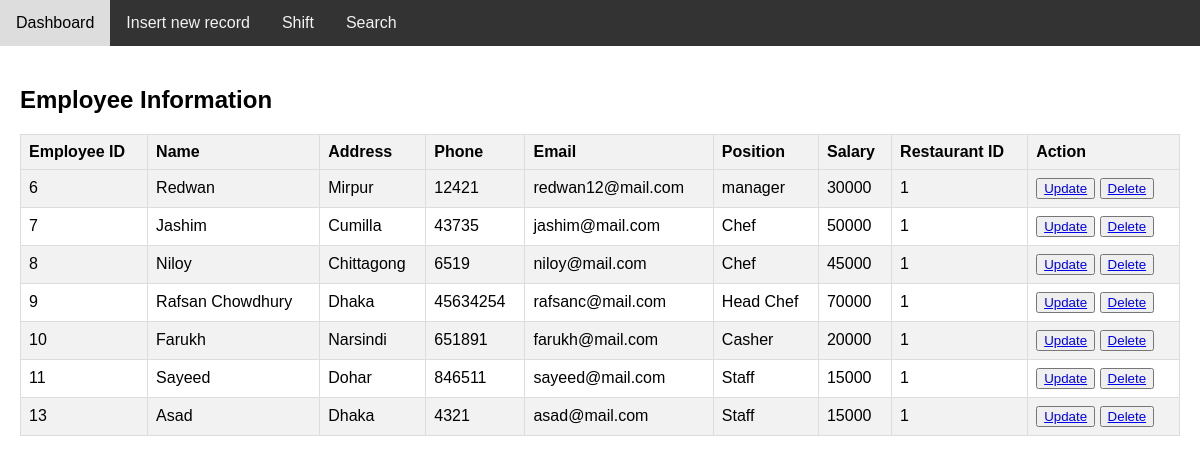
Screenshot of /Restaurant/employee/employee_table.php (signed in) with the database file from the repository.
### tables this page shows
CREATE TABLE `employee` (
  `Employee_ID` int(10) NOT NULL,
  `Name` varchar(20) DEFAULT NULL,
  `Address` varchar(100) DEFAULT NULL,
  `Phone` int(11) DEFAULT NULL,
  `Email` varchar(25) DEFAULT NULL,
  `Position` varchar(15) DEFAULT NULL,
  `salary` int(11) DEFAULT NULL,
  `Restaurant_ID` int(10) NOT NULL
);

### Restaurant/employee/employee_table.php (the view, shortened to what this page needs)
<!DOCTYPE html>
<html>
<head>
    <link rel="stylesheet" type="text/css" href="employee_table.css">
    <link rel="stylesheet" href="https://cdnjs.cloudflare.com/ajax/libs/font-awesome/4.7.0/css/font-awesome.min.css">
</head>
<body>
<div class="topnav">
  <a href="http://localhost/dbdine/Restaurant/r_dashboard/r_dashboard.php">Dashboard</a>
  <a href="http://localhost/dbdine/Restaurant/employee/employee.php">Insert new record</a>
  <a href="http://localhost/dbdine/Restaurant/employee/shift.php">Shift</a>
  <a href="http://localhost/dbdine/Restaurant/employee/employee_search.php">Search</a>
</div>
<div class="content">
  <h2>Employee Information</h2>
  <?php
include("../../admin/db.php");
$Restaurant_ID = $_SESSION['Restaurant_ID'];
$sql = "SELECT * FROM Employee WHERE Restaurant_ID = ?";
$stmt1 = $conn->prepare($sql);
$stmt1->bind_param("i", $Restaurant_ID);
$stmt1->execute();
$result1 = $stmt1->get_result();
echo "<table border='1'>";
echo "<tr><th>Employee ID</th>
<th>Name</th><th>Address</th>
<th>Phone</th><th>Email</th>
<th>Position</th>
<th>Salary</th>
<th>Restaurant ID</th>
<th>Action</th>
</tr>";
while ($row = $result1->fetch_assoc()) {
  echo "<tr>
  <td>".$row['Employee_ID']."</td>
  <td>".$row['Name']."</td>
  <td>".$row['Address']."</td>
  <td>".$row['Phone']."</td>
  <td>".$row['Email']."</td>
  <td>".$row['Position']."</td>
  <td>".$row['salary']."</td>
  <td>".$row['Restaurant_ID']."</td>
  <td>
      <button><a href='./employee_update.php?Employee_ID=".$row['Employee_ID']."'>Update</a></button>
      <button><a href='./employee_delete.php?Employee_ID=".$row['Employee_ID']."'>Delete</a></button>
  </td>
  </tr>";
}
echo "</table>";
?>
</div>
</body>
</html>

### Restaurant/employee/employee_table.css (style rules this page uses)
body { font-family: Arial, sans-serif; margin: 0; padding: 0; }
.topnav { overflow: hidden; background-color: #333; }
.topnav a { float: left; color: #f2f2f2; text-align: center; padding: 14px 16px; text-decoration: none; }
.content { padding: 20px; }
table { border-collapse: collapse; width: 100%; border: 1px solid #ddd; }
th, td { border: 1px solid #ddd; padding: 8px; text-align: left; }
th { background-color: #f2f2f2; }
tr:nth-child(even) { background-color: #f2f2f2; }

### rows the page displays
employee: Employee_ID "6", Name "Redwan", Address "Mirpur", Phone "12421", Email "redwan12@mail.com", Position "manager", salary "30000", Restaurant_ID "1"
employee: Employee_ID "7", Name "Jashim", Address "Cumilla", Phone "43735", Email "jashim@mail.com", Position "Chef", salary "50000", Restaurant_ID "1"
employee: Employee_ID "8", Name "Niloy", Address "Chittagong", Phone "6519", Email "niloy@mail.com", Position "Chef", salary "45000", Restaurant_ID "1"
employee: Employee_ID "9", Name "Rafsan Chowdhury", Address "Dhaka", Phone "45634254", Email "rafsanc@mail.com", Position "Head Chef", salary "70000", Restaurant_ID "1"
employee: Employee_ID "10", Name "Farukh", Address "Narsindi", Phone "651891", Email "farukh@mail.com", Position "Casher", salary "20000", Restaurant_ID "1"
employee: Employee_ID "11", Name "Sayeed", Address "Dohar", Phone "846511", Email "sayeed@mail.com", Position "Staff", salary "15000", Restaurant_ID "1"
employee: Employee_ID "13", Name "Asad", Address "Dhaka", Phone "4321", Email "asad@mail.com", Position "Staff", salary "15000", Restaurant_ID "1"
